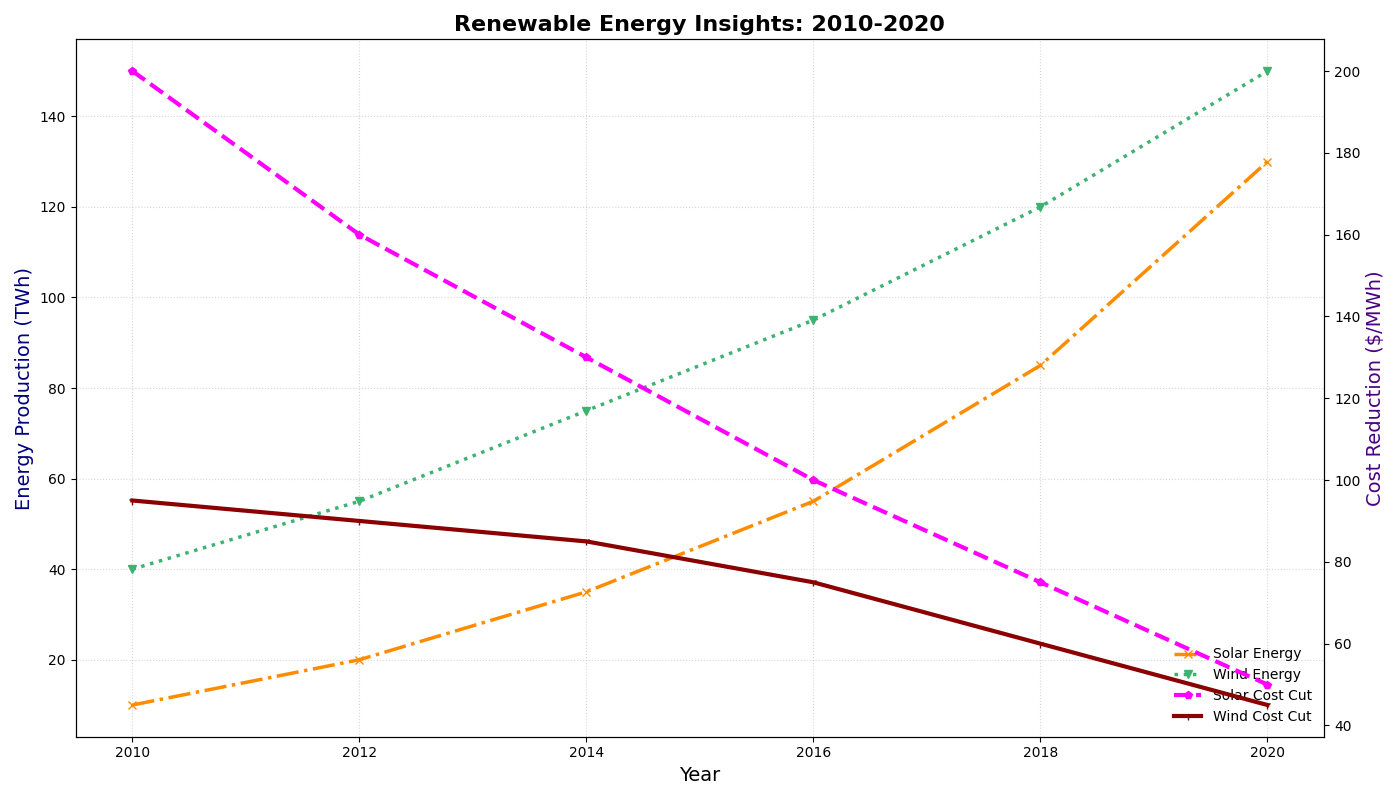

Write Python code to recreate this figure.
import matplotlib.pyplot as plt
import numpy as np

years = np.array([2010, 2012, 2014, 2016, 2018, 2020])
solar_energy = np.array([10, 20, 35, 55, 85, 130])
wind_energy = np.array([40, 55, 75, 95, 120, 150])
solar_cost_reduction = np.array([200, 160, 130, 100, 75, 50])
wind_cost_reduction = np.array([95, 90, 85, 75, 60, 45])

fig, ax1 = plt.subplots(figsize=(14, 8))

# Altering marker, line style, and color
ax1.plot(years, solar_energy, label='Solar Energy', color='darkorange', marker='x', linestyle='-.', linewidth=2.5)
ax1.plot(years, wind_energy, label='Wind Energy', color='mediumseagreen', marker='v', linestyle=':', linewidth=2.5)

ax1.set_title('Renewable Energy Insights: 2010-2020', fontsize=16, fontweight='bold')
ax1.set_xlabel('Year', fontsize=14)
ax1.set_ylabel('Energy Production (TWh)', fontsize=14, color='navy')

# Random alteration for the secondary y-axis line styles and colors
ax2 = ax1.twinx()
ax2.set_ylabel('Cost Reduction ($/MWh)', fontsize=14, color='indigo')
ax2.plot(years, solar_cost_reduction, label='Solar Cost Cut', color='magenta', marker='p', linestyle='--', linewidth=3)
ax2.plot(years, wind_cost_reduction, label='Wind Cost Cut', color='darkred', marker='1', linestyle='-', linewidth=3)

# Legend positioned at lower right with a different style
lines1, labels1 = ax1.get_legend_handles_labels()
lines2, labels2 = ax2.get_legend_handles_labels()
ax1.legend(lines1 + lines2, labels1 + labels2, loc='lower right', fontsize=10, frameon=False)

# Changing grid style
ax1.grid(True, linestyle=':', alpha=0.5)

# A tighter layout
plt.tight_layout()

plt.show()
